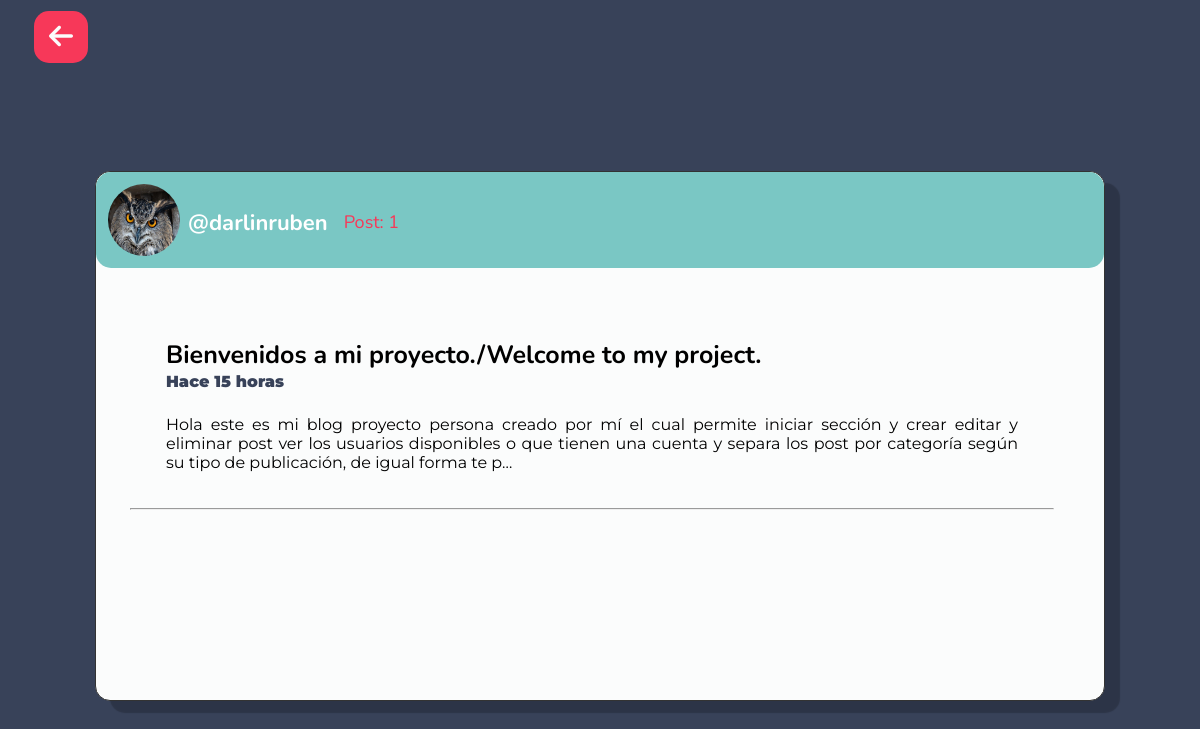
Page /Perfil/darlinruben on the committed database.
### blog/models.py (models this page shows, shortened)
class profile(models.Model):
    user = models.ForeignKey(
        User, on_delete=models.CASCADE, null=True, blank=True, related_name='perfil')
    image = models.ImageField(default='buo.jpg',)

class PostBLog(models.Model):
    user = models.ForeignKey(
        User, on_delete=models.CASCADE, null=True, blank=True, related_name='Posts')
    title = models.CharField('Title', max_length=50, null=False, blank=False)
    descriction = models.TextField('Descripsion', null=False, blank=False)
    img = models.ImageField('Imagen',
                            max_length=150, upload_to='img', null=True, blank=True)
    data = models.DateTimeField(default=timezone.now)
    tipo = models.CharField(choices=tipo, max_length=50,
                            null=False, blank=False)
    complete = models.BooleanField('completado', default=True)
    class Meta:
        ordering = ['data']

### blog/views.py (the view)
class VerPerfil(View):
    def get(self, request, username, *args, **kwargs):
        current_user = request.user
        if username and username != current_user.username:
            user = User.objects.get(username=username)
            post = user.Posts.filter(complete=True).order_by('-data')
        else:
            post = current_user.Posts.filter(complete=True).order_by('-data')
            user = current_user
        return render(request, 'VerUser.html', {'user': user,
                                                'post': post,
                                                'perfil': profile.objects.all()})

### blog/templates/VerUser.html (shortened to what this page needs)
{% load static %} {% load humanize %}
<!DOCTYPE html>
<html lang="en">
  <head>
    <link rel="stylesheet" href="{% static 'CSS/verUser.css' %}" />
  </head>
  <body>
    <header>
      <nav>
        <a href="/" title="Volve Al menu Principal"><img src="{% static 'img/atras.png' %}" alt="atras"></a>
      </nav>
    </header>
    <main class="container">
      <section>
        <div class="card_user">
          <div class="profile">
            {% for i in perfil %}
              {% if user.username == i.user.username %}
                <img src="{{ i.image.url }}" alt="imagen" />
              {% endif %}
            {% endfor %}
            <h1>@{{ user.username }}</h1>
            <p> Post: {{ user.Posts.count }}</p>
          </div>
          <div class="BlogPost">
            {% for i in post %}
              <div>
                <h2>{{ i.title }}</h2>
                <p style="color: #384259 ; font-weight: 900;">{{ i.data|naturaltime }}</p>
                <p style="margin-top:1.5rem; text-align: justify;">{{ i.descriction|truncatechars:250 }}</p>
              </div>
              <hr>
              {%empty%}
              <p>NO hay nuevas publicasiones</p>
            {% endfor %}
          </div>
        </div>
      </section>
    </main>
  </body>
</html>

### blog/static/CSS/verUser.css (style rules this page uses)
* { margin: 0px; padding: 0px; box-sizing: border-box; }
header { padding: 18px; }
header > nav a { border-radius: 15px; color: #333; font-family: "Nunito", sans-serif; text-decoration: none; padding: 15px; margin: 1rem; background-color: #f73859; }
header > nav a img { position: relative; top: 0.4rem; }
body { background-color: #384259; }
.container { display: flex; justify-content: center; }
section { padding: 25px; margin-top: 5rem; }
.card_user { background-color: #fbfcfc; border: 1px solid #333; border-radius: 15px; box-shadow: 15px 12px 1px rgba(0, 0, 0, 0.199); }
.profile { width: 63rem; padding: 12px; display: flex; background-color: #7ac7c4; border: none; border-radius: 15px; }
.profile img { width: 4.5rem; height: 4.5rem; border: none; border-radius: 100%; }
.profile h1 { font-family: "Nunito", sans-serif; position: relative; top: 1.5rem; margin-left: 0.5rem; color: #fff; font-size: 22px; }
.profile p { font-family: "Nunito", sans-serif; position: relative; top: 1.6rem; font-size: 18px; margin-left: 1rem; color: #f73858; }
.BlogPost { width: 60rem; overflow: auto; height: 25rem; padding: 18px; margin: 1rem; background-color: #fbfcfc; }
.BlogPost > div { padding: 12px; margin: 1.5rem; }
.BlogPost > div h2 { font-family: "Nunito", sans-serif; font-size: 25px; }
.BlogPost > div p { font-family: "Montserrat", sans-serif; }

### rows in the picture
profile: image (picture)
PostBLog: title "Bienvenidos a mi proyecto./Welcome to my project.", data "Hace 15 horas", descriction "Hola este es mi blog proyecto persona creado por mí el cual permite iniciar sección y crear editar y eliminar post ver los usuarios disponibles o que tienen una cuenta y separa los post por categoría según su tipo de publicación, de igual forma te p…"

### other values in the picture
{{ user.username }} "darlinruben"
{{ user.Posts.count }} "1"
